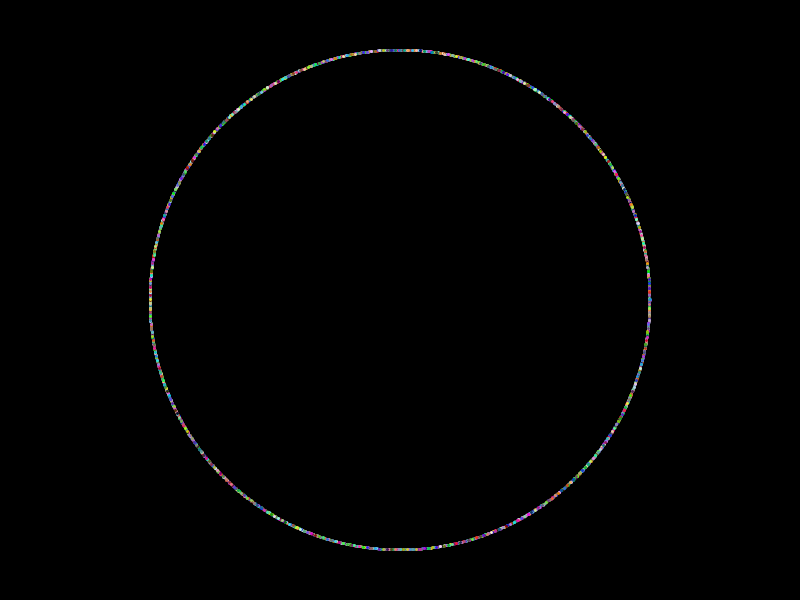
Frame 1 (no input)
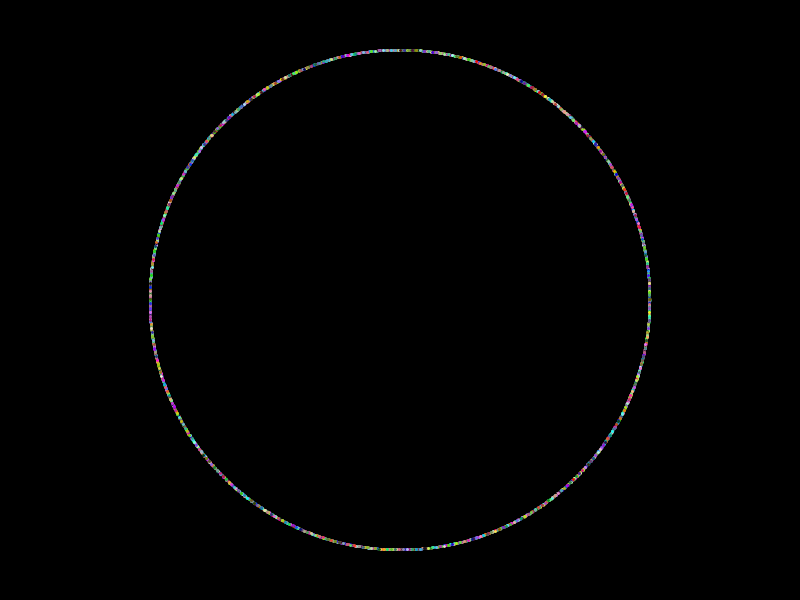
Frame 60 (the mouse pressed at the canvas centre just before this capture)
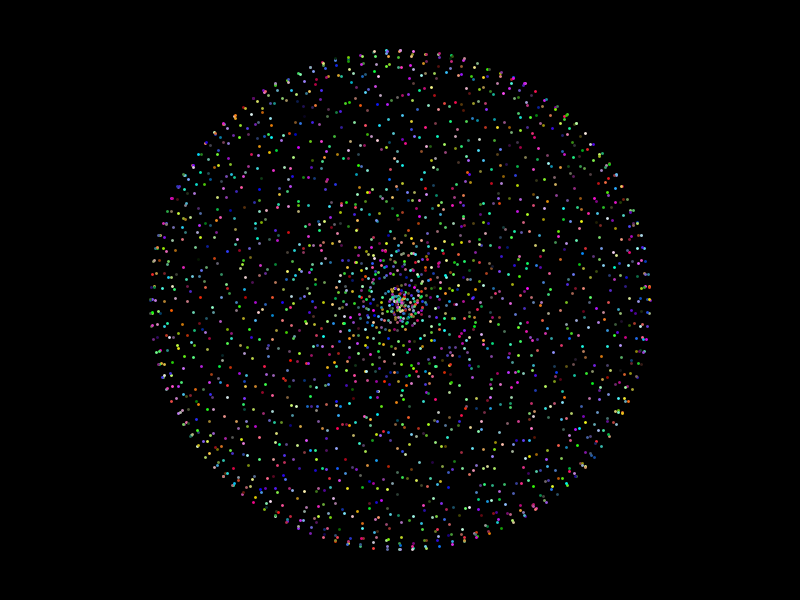
Frame 120 (the mouse held since frame 60 and released just before this capture)

The Processing sketch that drew these frames (run headless with seeded random() and noise(); from frame 60 on, the mouse is pressed at the canvas centre):

// Processing sketch: Polar_to_catrisian_pde
// ── Polar_to_catrisian_pde.pde
void setup(){
  size(800,600);
}

void draw(){
  background(0);
  translate(width/2, height/2);
  for(float a = 0; a < 400; a += 0.18){
  float k = 0;
  k = k + int (mouseY/5);
  float r = 250 * cos(k*a);
  float x = r * cos(a);
  float y = r * sin(a);

  strokeWeight(2.9);
  stroke(random(255),random(255),random(255));
  point(x,y);
  }
 }
 
 void keyPressed(){
  if(keyCode == UP){
    
  }}
